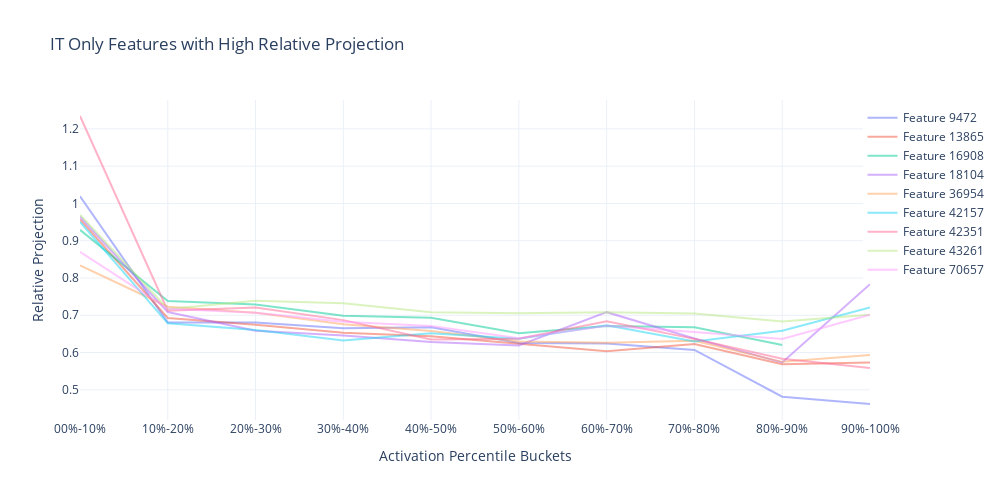

The notebook cell saved with this chart:
### Code cell
last_k = 6
cut_off_k = 2
it_only_focus = stage1_it_only_indices
# Get relative projections for IT only features in the last bucket
last_bucket_projections = relproj_data[it_only_focus, -last_k:-cut_off_k]

# Find indices of features with high relative projection in last bucket
high_proj_indices = it_only_focus[(last_bucket_projections > 0.6).sum(axis=1) > last_k-1-cut_off_k]

print(f"Found {len(high_proj_indices)} IT only features with high (>0.8) relative projection in last bucket")
print("\nFeature indices:", high_proj_indices)

# Create figure
fig = go.Figure()

# Plot each feature
for idx in high_proj_indices:
    feature_data = relproj_data[idx]
    fig.add_trace(go.Scatter(
        x=[f"{i}0%-{i+1}0%" for i in range(0, 10)],
        y=feature_data,
        mode='lines',
        name=f'Feature {idx}',
        opacity=0.5
    ))

# Update layout
fig.update_layout(
    title='IT Only Features with High Relative Projection',
    xaxis_title='Activation Percentile Buckets',
    yaxis_title='Relative Projection',
    template='plotly_white',
    width=1000,
    height=500,
    showlegend=True,
    legend=dict(
        yanchor="top",
        y=0.99,
        xanchor="right",
        x=1.15
    )
)

fig.show()
fig.write_image(f"../plots/relative_projections_high_{last_k}_{cut_off_k}.png")

### Figure 1 — Plotly figure (JSON) as saved in the notebook; plotly's stock layout.template omitted (floating-point values rounded to 4 significant figures)
{"data": [{"mode": "lines", "name": "Feature 9472", "opacity": 0.5, "type": "scatter", "x": ["00%-10%", "10%-20%", "20%-30%", "30%-40%", "40%-50%", "50%-60%", "60%-70%", "70%-80%", "80%-90%", "90%-100%"], "y": [1.019, 0.6809, 0.6808, 0.665, 0.6676, 0.6257, 0.6241, 0.6071, 0.4815, 0.462]}, {"mode": "lines", "name": "Feature 13865", "opacity": 0.5, "type": "scatter", "x": ["00%-10%", "10%-20%", "20%-30%", "30%-40%", "40%-50%", "50%-60%", "60%-70%", "70%-80%", "80%-90%", "90%-100%"], "y": [0.957, 0.6927, 0.6748, 0.6533, 0.6437, 0.623, 0.6038, 0.6231, 0.569, 0.5735]}, {"mode": "lines", "name": "Feature 16908", "opacity": 0.5, "type": "scatter", "x": ["00%-10%", "10%-20%", "20%-30%", "30%-40%", "40%-50%", "50%-60%", "60%-70%", "70%-80%", "80%-90%", "90%-100%"], "y": [0.929, 0.738, 0.7287, 0.699, 0.6934, 0.6519, 0.6712, 0.6681, 0.6202, null]}, {"mode": "lines", "name": "Feature 18104", "opacity": 0.5, "type": "scatter", "x": ["00%-10%", "10%-20%", "20%-30%", "30%-40%", "40%-50%", "50%-60%", "60%-70%", "70%-80%", "80%-90%", "90%-100%"], "y": [0.9645, 0.7089, 0.6588, 0.6457, 0.6281, 0.6192, 0.7083, 0.6376, 0.5736, 0.7835]}, {"mode": "lines", "name": "Feature 36954", "opacity": 0.5, "type": "scatter", "x": ["00%-10%", "10%-20%", "20%-30%", "30%-40%", "40%-50%", "50%-60%", "60%-70%", "70%-80%", "80%-90%", "90%-100%"], "y": [0.8337, 0.7229, 0.707, 0.6762, 0.6578, 0.6298, 0.6264, 0.6314, 0.5751, 0.5935]}, {"mode": "lines", "name": "Feature 42157", "opacity": 0.5, "type": "scatter", "x": ["00%-10%", "10%-20%", "20%-30%", "30%-40%", "40%-50%", "50%-60%", "60%-70%", "70%-80%", "80%-90%", "90%-100%"], "y": [0.9505, 0.6785, 0.6603, 0.6322, 0.6517, 0.6369, 0.6733, 0.6295, 0.6587, 0.7208]}, {"mode": "lines", "name": "Feature 42351", "opacity": 0.5, "type": "scatter", "x": ["00%-10%", "10%-20%", "20%-30%", "30%-40%", "40%-50%", "50%-60%", "60%-70%", "70%-80%", "80%-90%", "90%-100%"], "y": [1.235, 0.7123, 0.7206, 0.687, 0.6348, 0.6371, 0.6841, 0.6368, 0.5833, 0.5583]}, {"mode": "lines", "name": "Feature 43261", "opacity": 0.5, "type": "scatter", "x": ["00%-10%", "10%-20%", "20%-30%", "30%-40%", "40%-50%", "50%-60%", "60%-70%", "70%-80%", "80%-90%", "90%-100%"], "y": [0.9696, 0.7168, 0.739, 0.732, 0.7083, 0.7052, 0.7083, 0.7047, 0.6836, 0.7014]}, {"mode": "lines", "name": "Feature 70657", "opacity": 0.5, "type": "scatter", "x": ["00%-10%", "10%-20%", "20%-30%", "30%-40%", "40%-50%", "50%-60%", "60%-70%", "70%-80%", "80%-90%", "90%-100%"], "y": [0.8705, 0.7174, 0.7068, 0.6825, 0.6713, 0.6382, 0.6719, 0.6554, 0.6365, 0.7016]}], "layout": {"height": 500, "legend": {"x": 1.15, "xanchor": "right", "y": 0.99, "yanchor": "top"}, "showlegend": true, "title": {"text": "IT Only Features with High Relative Projection"}, "width": 1000, "xaxis": {"title": {"text": "Activation Percentile Buckets"}}, "yaxis": {"title": {"text": "Relative Projection"}}}}
